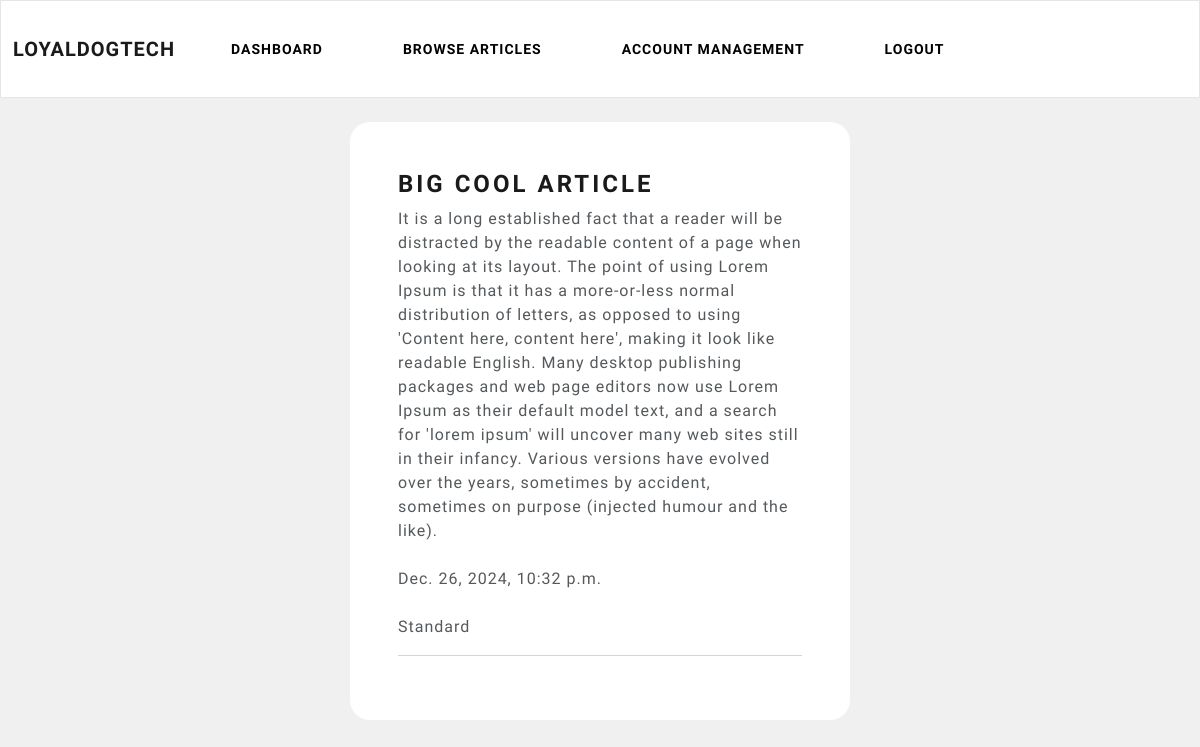
/client/browse-articles (signed in), run on the app's committed database.
### software_engineer/models.py (models this page shows)
class Article(models.Model):
    title = models.CharField(max_length=150)
    content = models.TextField(max_length=10000)
    date_posted = models.DateTimeField(auto_now_add=True)
    updated_at = models.DateTimeField(auto_now=True)
    is_premium = models.BooleanField(default=False, verbose_name='Is this a premium article?')
    user=models.ForeignKey(CustomUser, max_length=10, on_delete=models.CASCADE, null=True)

### client/views.py (the view)
# urls.py: path('browse-articles', views.browse_articles, name='browse-articles'),
@login_required(login_url='my_login')
def browse_articles(request):
    try:
        subDetails = Subscription.objects.get(user=request.user.id, is_active=True)
    except:
        return render(request, 'client/subscription-locked.html')
    current_subscription_plan = subDetails.subscription_plan
    if current_subscription_plan == 'Standard':
        articles = Article.objects.all().filter(is_premium=False)
    elif current_subscription_plan == 'Premium':
        articles = Article.objects.all()
    context = {'AllClientArticles': articles}
    return render(request, 'client/browse-articles.html', context)

### client/templates/client/browse-articles.html
{% extends 'client/navbar.html' %}
{% block content %}
<br>
{% for article in AllClientArticles %}
<div class="container bg-white shadow-md p-5 form-layout">
    <h3>{{ article.title }}</h3>
    {{ article.content }}
    <br><br>
    {{ article.date_posted }}
    <br><br>
    {% if article.is_premium %}
    <strong>⚡️Premium</strong>
    {% else %}
    <strong>Standard</strong>
    {% endif %}
    <hr>
</div>
<br>
{% endfor %}
{% endblock %}

### client/templates/client/navbar.html (shortened to what this page needs)
<!DOCTYPE html>
{% load static %}
<html lang="en">
<head>
    <link rel="stylesheet" type="text/css" href="https://bootswatch.com/5/lux/bootstrap.min.css">
    <link rel="stylesheet" type="text/css" href="{% static 'CSS/styles.css' %}">
</head>
<body>
    <nav class="navbar navbar-expand-lg navbar-light bg-light justify-content-center">
        <a class="navbar-brand main-heading">
            &nbsp; Loyaldogtech
        </a>
        <div class="collapse navbar-collapse text-center" id="navbarNavDropdown">
            <ul class="navbar-nav ml-auto">
                <li class="nav-item">
                    <a class="btn btn-light navbar-btn" type="button" href="{% url 'client-dashboard' %}">Dashboard</a>
                </li>
                <li class="nav-item">
                    <a class="btn btn-light navbar-btn" type="button" href="{% url 'browse-articles' %}">Browse
                        articles</a>
                </li>
                <li class="nav-item">
                    <a class="btn btn-light navbar-btn" type="button"
                        href="{% url 'account-management-client' %}">Account
                        management</a>
                </li>
                <li class="nav-item">
                    <a class="btn btn-light navbar-btn" type="button" href="{% url 'user_logout' %}">Logout</a>
                </li>
            </ul>
        </div>
    </nav>
    {% block content %}
    {% endblock content %}
</body>
</html>

### static/CSS/styles.css (style rules this page uses)
body { background-color: #f0f0f0; overflow-x: hidden; }
.form-layout { width: 500px; border-radius: 20px; }
.btn { border-radius: 20px; }

### data on the page
Article: title "BIG COOL ARTICLE", content "It is a long established fact that a reader will be distracted by the readable content of a page when looking at its layout. The point of using Lorem Ipsum is that it has a more-or-less normal distribution of letters, as opposed to using 'Content here, content here', making it look like readable English. Many desktop publishing packages and web page editors now use Lorem Ipsum as their default model text, and a search for 'lorem ipsum' will uncover many web sites still in their infancy. Various versions have evolved over the years, sometimes by accident, sometimes on purpose (injected humour and the like).", date_posted "Dec. 26, 2024, 10:32 p.m.", is_premium "Standard"
